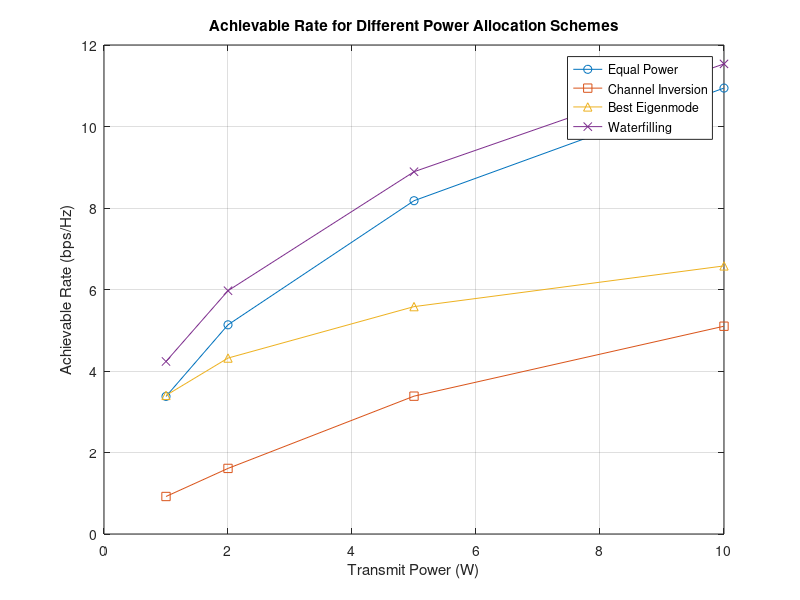

This chart was generated by the following MATLAB code:
M = 4; % Number of transmit antennas
N = 4; % Number of receive antennas
Pt_vals = [1, 2, 5, 10]; 
sigma2 = 1; % Noise variance
num_iterations = 1000; 

rates_equal = zeros(length(Pt_vals), 1);
rates_inversion = zeros(length(Pt_vals), 1);
rates_best_eigenmode = zeros(length(Pt_vals), 1);
rates_waterfilling = zeros(length(Pt_vals), 1);

for pt_idx = 1:length(Pt_vals)
    Pt = Pt_vals(pt_idx); 
    rate_eq = 0;
    rate_inv = 0;
    rate_best = 0;
    rate_wf = 0; 
    
    for iter = 1:num_iterations
        % Generate random channel matrix H
        H = (randn(N, M) + 1j * randn(N, M)) / sqrt(2); 
        
        % SVD decomposition
        [~, S, ~] = svd(H);
        eigen_values = diag(S).^2; 
        
        %----------------------------------------------------------------
        % Equal Power Allocation
        p_eq = Pt / M; 
        rate_eq = rate_eq + sum(log2(1 + (p_eq * eigen_values) / sigma2));
        
        %-----------------------------------------------------------------
        % Channel Inversion Power Allocation
        p_inv = ((1 ./ eigen_values) / sum(1 ./ eigen_values)) * Pt;
        rate_inv = rate_inv + sum(log2(1 + p_inv .* eigen_values / sigma2));
        
        %-----------------------------------------------------------------
        % Best Eigenmode Allocation
        rate_best = rate_best + log2(1 + Pt * max(eigen_values) / sigma2);
        
        %-----------------------------------------------------------------
        % Waterfilling Power Allocation 
        alpha = eigen_values / sigma2; 
        
        M_wf = M; % Number of active streams in waterfilling
        Pk = zeros(1, M);

        while M_wf > 0
            lambda_inv = (sum(1 ./ alpha(1:M_wf)) + Pt) / M_wf; % 1/lambda
            Pk(1:M_wf) = lambda_inv - 1 ./ alpha(1:M_wf); % Power allocation
            
            % Check for negative power allocation
            if all(Pk(1:M_wf) >= 0)
                break; 
            else
                [~, minIdx] = min(Pk(1:M_wf));
                alpha(minIdx) = [];
                M_wf = M_wf - 1; 
            end
        end
        
        % Compute achievable rate 
        rate = 0;
        for i = 1:M_wf
            rate = rate + (log2(1 + Pk(i) .* alpha(i) / sigma2)); 
        end
        
        rate_wf = rate_wf + rate; 
    end
    
    % Average rates over all iterations
    rates_equal(pt_idx) = rate_eq / num_iterations;
    rates_inversion(pt_idx) = rate_inv / num_iterations;
    rates_best_eigenmode(pt_idx) = rate_best / num_iterations;
    rates_waterfilling(pt_idx) = rate_wf / num_iterations;

    % Display the average rates for each scheme at the current transmit power Pt
    disp(['Transmit Power: ', num2str(Pt), ' W']);
    disp(['Equal Power Allocation Rate: ', num2str(rates_equal(pt_idx)), ' bps/Hz']);
    disp(['Channel Inversion Allocation Rate: ', num2str(rates_inversion(pt_idx)), ' bps/Hz']);
    disp(['Best Eigenmode Allocation Rate: ', num2str(rates_best_eigenmode(pt_idx)), ' bps/Hz']);
    disp(['Waterfilling Allocation Rate: ', num2str(rates_waterfilling(pt_idx)), ' bps/Hz']);
    disp('----------------------------------------------------');

end

% Plot results
figure;
plot(Pt_vals, rates_equal, '-o', 'DisplayName', 'Equal Power');
hold on;
plot(Pt_vals, rates_inversion, '-s', 'DisplayName', 'Channel Inversion');
plot(Pt_vals, rates_best_eigenmode, '-^', 'DisplayName', 'Best Eigenmode');
plot(Pt_vals, rates_waterfilling, '-x', 'DisplayName', 'Waterfilling');
grid on;
xlabel('Transmit Power (W)');
ylabel('Achievable Rate (bps/Hz)');
title('Achievable Rate for Different Power Allocation Schemes');
legend('Location', 'Best');
